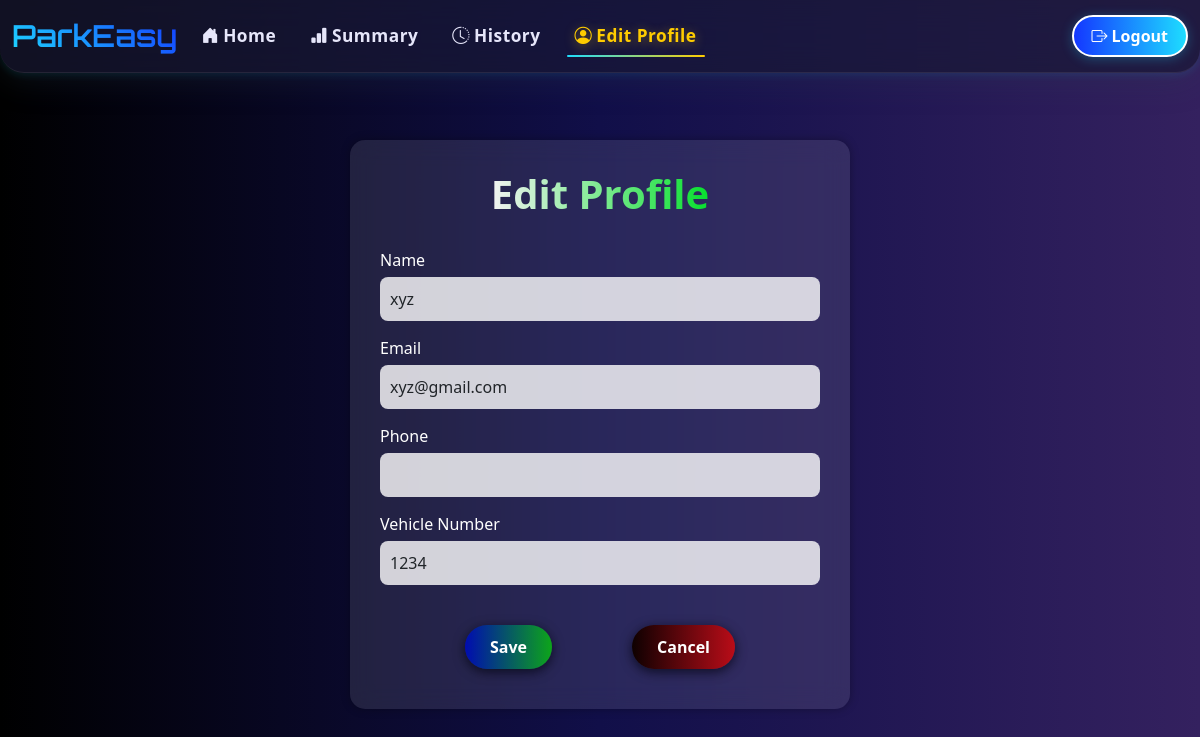
/user/edit_profile (signed in), run on the app's committed database.
### models.py (models this page shows)
class User(db.Model):
    __tablename__ = 'users'
    id = db.Column(db.Integer, primary_key=True)
    username = db.Column(db.String(80), nullable=False, unique=True)
    password = db.Column(db.String(200), nullable=False)  # Plain text
    email = db.Column(db.String(120), unique=True, nullable=False)
    role = db.Column(db.String(10), default='user', nullable=False)  # 'admin' or 'user'
    vehicle_number = db.Column(db.String(20), nullable=True)
    pin_code = db.Column(db.String(6), nullable=True)
    reservations = db.relationship('Reservation', backref='user', lazy=True)

### app.py (the view, shortened to what this page needs)
@app.route('/user/edit_profile', methods=['GET', 'POST'])
def edit_profile():
    if session.get('role') != 'user':
        flash("Unauthorized access!", "warning")
        return redirect(url_for('login'))
    user = User.query.get(session['user_id'])
    return render_template('user/edit_profile.html', user=user)

### templates/user/edit_profile.html (shortened to what this page needs)
{% extends 'user/layout.html' %}
{% block content %}
<div class="edit-profile-container">
    <h2>Edit Profile</h2>
    <form method="POST">
        <label class="form-label">Name</label>
        <input type="text" name="username" value="{{ user.username }}" class="form-control" required>
        <label class="form-label">Email</label>
        <input type="email" name="email" value="{{ user.email }}" class="form-control" required>
        <label class="form-label">Phone</label>
        <input type="text" name="phone" value="{{ user.phone }}" class="form-control">
        <label class="form-label">Vehicle Number</label>
        <input type="text" name="vehicle_number" value="{{ user.vehicle_number }}" class="form-control">
        <div class="btn-group">
            <button type="submit" class="btn-save">Save</button>
            <a href="{{ url_for('user_dashboard') }}" class="btn-cancel">Cancel</a>
        </div>
    </form>
</div>
{% endblock %}

### templates/user/layout.html (style rules this page uses)
body { margin: 0; padding-top: 90px; font-family: 'Segoe UI', Tahoma, Geneva, Verdana, sans-serif; background: linear-gradient(to right, #000000, #0c0a4e, #34215f, #94476b); color: #f8f9fa; min-height: 100vh; }

### templates/user/edit_profile.html (style rules this page uses)
body { background: linear-gradient(to right, #000000, #110f49, #34215f); color: #fff; }
.edit-profile-container { max-width: 500px; margin: 50px auto; padding: 30px; background: rgba(255, 255, 255, 0.1); backdrop-filter: blur(12px); border-radius: 15px; box-shadow: 0 0 10px rgba(0, 0, 0, 0.3); color: #fff; }
h2 { margin-bottom: 25px; font-size: 2.5rem; margin: 0 auto 30px auto; width: fit-content; background: linear-gradient(to right, #f3f3f3, #07e02e); -webkit-background-clip: text; -webkit-text-fill-color: transparent; font-weight: bold; text-align: center; }
.form-label { font-weight: 500; margin-bottom: 5px; }
.form-control { background: rgba(255, 255, 255, 0.8); border: none; padding: 10px; margin-bottom: 15px; border-radius: 8px; }
.btn-group { display: flex; justify-content: center; gap: 20px; }
.btn-save { background: linear-gradient(to right, #000cb0, #0da51a); color: #fff; border: none; padding: 10px 25px; border-radius: 50px; font-weight: bold; box-shadow: 0px 3px 12px rgba(1, 3, 12, 0.7); }
.btn-cancel { background: linear-gradient(to right, #0e0101, #b90c18); color: #fff; border: none; padding: 10px 25px; border-radius: 50px; text-decoration: none; font-weight: bold; box-shadow: 0px 3px 12px rgba(1, 3, 12, 0.7); }
.btn-group { display: flex; justify-content: center; gap: 80px; margin-top: 40px; margin-bottom: 10px; }

### data on the page
User: username "xyz", email "xyz@gmail.com", vehicle_number "1234"
